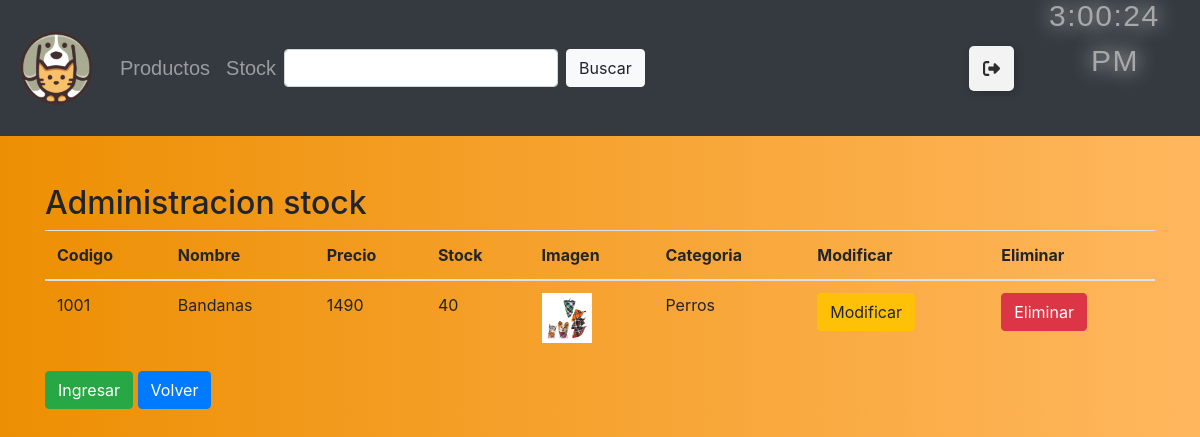
Before: /registroStock/ (signed in) with the older database file.
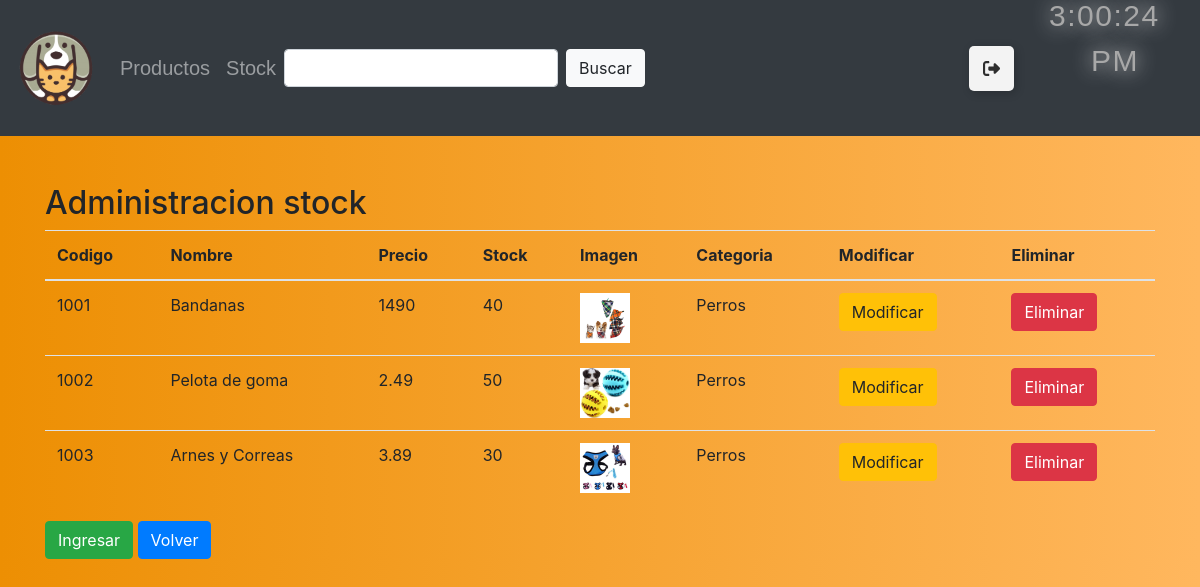
After: the same page with the newer database file.
### mascotas/models.py (models this page shows, shortened)
class Producto(models.Model):
    codigo = models.CharField(primary_key=True, max_length=5, verbose_name="Codigo producto")
    nombre = models.CharField(max_length=50, blank=True, verbose_name="Nombre")
    descripcion =models.TextField(max_length=200, blank=True, verbose_name="Descripcion")
    precio = models.IntegerField(blank=True, verbose_name="Precio")
    stock = models.IntegerField(blank=True, verbose_name="Stock")
    imagen = models.ImageField(upload_to="imagenes", null=True, blank=True, verbose_name="Imagen")
    categoria = models.ForeignKey(Categoria, on_delete=models.CASCADE, verbose_name="Categoria")

class Categoria(models.Model):
    idCategoria = models.IntegerField(primary_key=True, verbose_name="Id de Categoria")
    nombreCategoria= models.CharField(max_length=50, blank=True, verbose_name="Nombre de Categoria")
    def __str__(self):
        return self.nombreCategoria

### mascotas/views.py (the view)
# urls.py: path('registroStock/', registroStock, name="registroStock"),
@login_required
def registroStock(request):
    productos=Producto.objects.all()
    datos={'productos' : productos}
    return render(request, 'registroStock.html', datos)

### mascotas/context_processor.py (called while the page is built, shortened)
def total_carrito(request):
    total = 0
    return {'total_carrito' : int(total)}

### mascotas/templates/registroStock.html (shortened to what this page needs)
<!DOCTYPE html>
<html lang="en">
<head>
    {% load static %}
    <link rel="stylesheet" type="text/css" href="{% static 'css/bootstrap.min.css' %}">
    <link rel="stylesheet" type="text/css" href="{% static 'css/mystyle.css' %}">
</head>
<body class="body">
    <nav class="navbar navbar-expand-sm navbar-dark bg-dark">
        <a href="{% url 'index' %}" class="navbar-brand">
            <img src="{% static 'img/brandlogito2.0.png' %}" height="80px" width="80px">
        </a>
        <div class="collapse navbar-collapse" id="opciones">
            {% if user.is_authenticated %}
            <ul class="navbar-nav">
                {% if user.is_staff %}
                <li id="productos" class="nav-item">
                    <a class="nav-link" href="{% url 'productos' %}">Productos</a>
                </li>
                <li id="sstock" class="nav-item">
                    <a class="nav-link" href="{% url 'registroStock' %}">Stock</a>
                </li>
                {% endif %}
            </ul>
            {% endif %}
            <form class="form-inline mt-2 mt-md-0">
                <input class="form-control mr-sm-2" type="text" aria-label="Search" onmouseover="colorBuscar(this)" onmouseout="colorBuscarOut(this)">
                <button class="btn btn-light my-2 my-sm-0" type="submit" id="btnBuscar" onmouseover="colorBotonBuscar(this)" onmouseout="colorBotonBuscarOut(this)">Buscar</button>
            </form>
        </div>
        <div style="padding-right: 30px;">
            {% if user.is_authenticated %}
            <button class="Btn">
                <div class="sign"></div>
            </button>
            {% endif %}
        </div>
        <div class="reloj">
            <p class="tiempo" id="clock"></p>
        </div>
    </nav>
    <br><br>
    <div class="container">
        <h2>Administracion stock</h2>
        <table class="table table-hover">
            <thead>
                <tr>
                    <th>Codigo</th>
                    <th>Nombre</th>
                    <th>Precio</th>
                    <th>Stock</th>
                    <th>Imagen</th>
                    <th>Categoria</th>
                    <th>Modificar</th>
                    <th>Eliminar</th>
                </tr>
            </thead>
            <tbody>
                {% for producto in productos %}
                <tr>
                    <td>{{ producto.codigo }}</td>
                    <td>{{ producto.nombre }}</td>
                    <td>{{ producto.precio }}</td>
                    <td>{{ producto.stock }}</td>
                    {% if producto.imagen %}
                    <td>
                        <img src="{{ producto.imagen.url }}" style="width: 50px;">
                    </td>
                    {% else %}
                    <td>
                        <p style="color: red;">No tiene foto</p>
                    </td>
                    {% endif %}
                    <td>{{ producto.categoria }}</td>
                    <td><a href="{% url 'modificarProducto' producto.codigo %}" class="btn btn-warning">Modificar</td>
                    <td><a href="{% url 'eliminarProducto' producto.codigo %}" class="btn btn-danger">Eliminar</td>
                </tr>
                {% endfor %}
            </tbody>
        </table>
        <button class="btn btn-success"><a style="text-decoration: none; color: white;" href="{% url 'ingresarProducto' %}">Ingresar</a></button>
        <button class="btn btn-primary"><a style="text-decoration: none; color: white;" href="{% url 'index' %}">Volver</a></button>
    </div>
</body>
</html>

### mascotas/static/css/mystyle.css (style rules this page uses)
.body { background: #FFB75E; background: -webkit-linear-gradient(to right, #ED8F03, #FFB75E); background: linear-gradient(to right, #ED8F03, #FFB75E); }
#productos { display: inline-block; position: relative; color: #ffffff; font-family: sans-serif; font-size: 20px; cursor: pointer; transition: 0.4 all ease; }
#productos:after { content: ''; position: absolute; width: 99px; transform: scaleX(0); height: 2px; bottom: -4px; left: 1; background-color:#ED8F03; transform-origin: bottom right; transition: transform 0.5s ease-out; }
#sstock { display: inline-block; position: relative; color: #ffffff; font-family: sans-serif; font-size: 20px; cursor: pointer; transition: 0.4s all ease; }
#sstock:after { content: ''; position: absolute; width: 60px; transform: scaleX(0); height: 2px; bottom: -4px; left: 1; background-color:#ED8F03; transform-origin: bottom right; transition: transform 0.5s ease-out; }
#clock { margin: 0; padding: 0; }
.reloj { font-family: 'Franklin Gothic Medium', 'Arial Narrow', Arial, sans-serif; color: #a8a8a8; text-align: right; position: static; left: 50%; top: 50%; transform: translate(-50%,-50%); text-shadow: 0 0 20px rgb(231, 231, 231), 0 0 20px rgba(253, 253, 253, 0); margin-top: 30px; margin-left: 50px; }
.tiempo { letter-spacing: 0.05em; font-size: 30px; padding: 5px 0; width: 3em; }
.Btn { --black: #000000; --ch-black: #141414; --eer-black: #1b1b1b; --night-rider: #2e2e2e; --white: #ffffff; --af-white: #f3f3f3; --ch-white: #e1e1e1; display: flex; align-items: center; justify-content: flex-start; width: 45px; height: 45px; border: none; border-radius: 5px; cursor: pointer; position: relative; overflow: hidden; transition-duration: .3s; box-shadow: 2px 2px 10px rgba(0, 0, 0, 0.199); background-color: var(--af-white); }
.sign { width: 100%; transition-duration: .3s; display: flex; align-items: center; justify-content: center; }
.sign svg { width: 17px; }

Changed rows visible on the page:
added Producto: codigo "1002", nombre "Pelota de goma", precio "2.49", stock "50", imagen (picture), categoria "Perros"
added Producto: codigo "1003", nombre "Arnes y Correas", precio "3.89", stock "30", imagen (picture), categoria "Perros"
